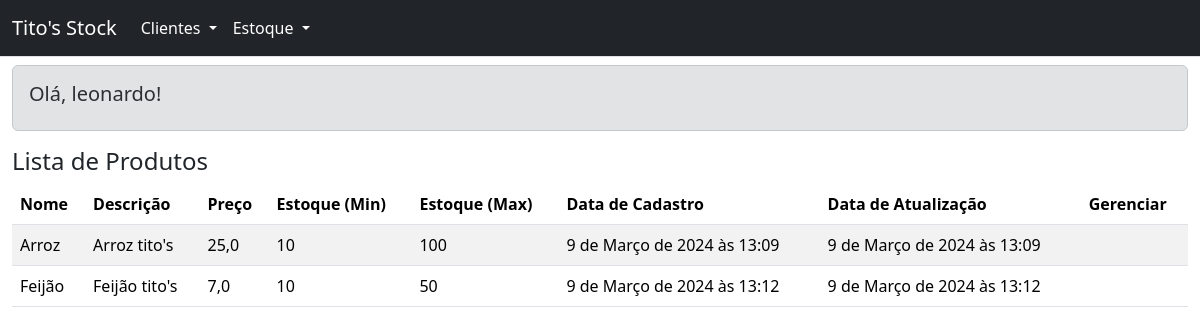
Screenshot of /estoque/ (signed in) with the database file from the repository.
### estoque/models.py (models this page shows)
class Estoque(models.Model):
    nome_produto = models.CharField(max_length=100)
    descricao = models.CharField(max_length=255)
    preco = models.FloatField()
    max_estoque = models.IntegerField()
    min_estoque = models.IntegerField()
    created_at = models.DateTimeField(default=datetime.now)
    updated_at = models.DateTimeField(default=datetime.now, blank=True)

### estoque/views.py (the view)
# urls.py: path('', views.indexEstoque, name='index_estoque'),
def indexEstoque(request):
    if request.user.is_authenticated:
        lista_estoque = Estoque.objects.all()
        return render(request, 'listaEstoque.html', {'lista': lista_estoque})
    else:
        return redirect('index_usuario')

### estoque/templates/listaEstoque.html
{% extends "master.html" %}
{% block content %}
    <h4>Lista de Produtos</h4>
    <table class="table table-striped">
        <thead>
            <tr>
                <th>Nome</th>
                <th>Descrição</th>
                <th>Preço</th>
                <th>Estoque (Min)</th>
                <th>Estoque (Max)</th>
                <th>Data de Cadastro</th>
                <th>Data de Atualização</th>
                <th>Gerenciar</th>
            </tr>
        </thead>
        <tbody>
            {% if lista %}
                {% for produto in lista %}
                    <tr>
                        <td>{{ produto.nome_produto }}</td>
                        <td>{{ produto.descricao }}</td>
                        <td>{{ produto.preco }}</td>
                        <td>{{ produto.min_estoque }}</td>
                        <td>{{ produto.max_estoque }}</td>
                        <td>{{ produto.created_at }}</td>
                        <td>{{ produto.updated_at }}</td>
                        <td></td>
                    </tr>
                {% endfor %}
            {% else %}
                <tr>
                    <td class="text-center" colspan="6">
                        Nenhum produto cadastrado
                    </td>
                </tr>
            {% endif %}
        </tbody>
    </table>
{% endblock  %}

### usuario/templates/master.html (shortened to what this page needs)
<!DOCTYPE html>
<html lang="pt-br">
<head>
    {% load bootstrap5 %}
    {% bootstrap_css %}
</head>
<body>
    <header>
        <nav class="navbar navbar-expand-lg bg-dark border-bottom border-body">
            <div class="container-fluid">
                <a class="navbar-brand text-white" href="#">Tito's Stock</a>
                <div class="collapse navbar-collapse" id="navbarSupportedContent">
                    <ul class="navbar-nav me-auto mb-2 mb-lg-0">
                        <li class="nav-item dropdown">
                            <a class="nav-link dropdown-toggle text-white" href="#" role="button" data-bs-toggle="dropdown"
                                aria-expanded="false">
                                Clientes
                            </a>
                        </li>
                        <li class="nav-item dropdown">
                            <a class="nav-link dropdown-toggle text-white" href="#" role="button" data-bs-toggle="dropdown"
                                aria-expanded="false">
                                Estoque
                            </a>
                        </li>
                    </ul>
                </div>
            </div>
        </nav>
    </header>
    <main class="container-fluid mt-2">
        <div class="alert alert-secondary">
            <h5>Olá, {{ user.username }}!</h5>
        </div>
        {% block content %}
        {% endblock %}
    </main>
</body>
</html>

### rows the page displays
Estoque: nome_produto "Arroz", descricao "Arroz tito's", preco "25,0", min_estoque "10", max_estoque "100", created_at "9 de Março de 2024 às 13:09", updated_at "9 de Março de 2024 às 13:09"
Estoque: nome_produto "Feijão", descricao "Feijão tito's", preco "7,0", min_estoque "10", max_estoque "50", created_at "9 de Março de 2024 às 13:12", updated_at "9 de Março de 2024 às 13:12"

### other values shown
{{ user.username }} "leonardo"
